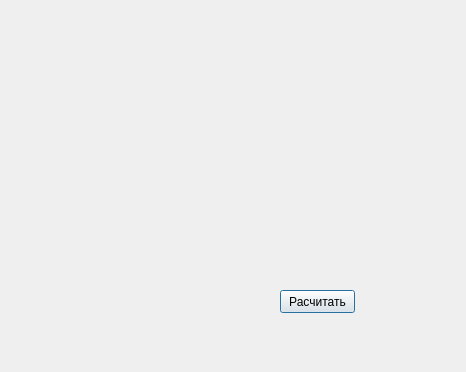
<?xml version="1.0" encoding="UTF-8"?>
<ui version="4.0">
 <class>Lab2</class>
 <widget class="QDialog" name="Lab2">
  <property name="geometry">
   <rect>
    <x>0</x>
    <y>0</y>
    <width>466</width>
    <height>372</height>
   </rect>
  </property>
  <property name="windowTitle">
   <string>Lab2</string>
  </property>
  <widget class="QPushButton" name="btnStart">
   <property name="geometry">
    <rect>
     <x>280</x>
     <y>290</y>
     <width>75</width>
     <height>23</height>
    </rect>
   </property>
   <property name="text">
    <string>Расчитать</string>
   </property>
  </widget>
 </widget>
 <layoutdefault spacing="6" margin="11"/>
 <resources/>
 <connections/>
</ui>
